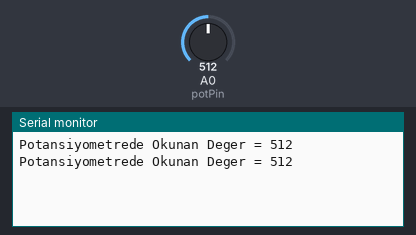
A sketch run on a simulated Arduino Uno, built with avr-gcc and run on an emulated ATmega328P. Shown: the last lines printed to the serial monitor. The test bench sets the inputs (shaded band); at power-on: A0 (potPin) = 512.

Above: at 1.8 s.
1.9 s: A0 (potPin) set to 716
At 2.8 s:
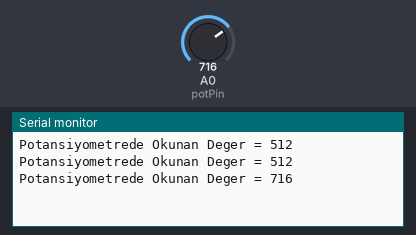
3.4 s: A0 (potPin) set to 900
At 4.5 s:
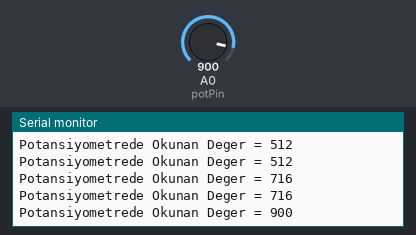
Timing chart, 0 to 6.4 s (numbered marks = the images above; inputs shaded):
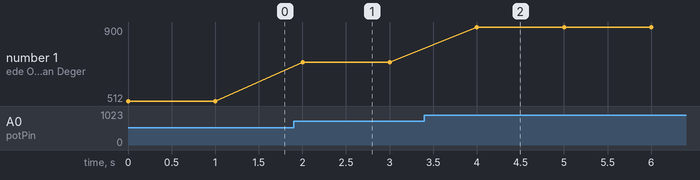

Measured:
- after the input at 1.9 s, the serial monitor: prints a new line after 0.10 s (image 1)
- after the input at 3.4 s, the serial monitor: prints a new line after 0.60 s (image 2)
- plotted number 1: 512 → 716 after the input at 1.9 s, 716 → 900 after the input at 3.4 s

The sketch:

potansiyometre.ino
```cpp
int potPin = A0;
int potDeger;

void setup()
{
  Serial.begin(9600);
}

void loop()
{
  potDeger = analogRead(potPin);
  Serial.print("Potansiyometrede Okunan Deger = ");
  Serial.println(potDeger);
  delay(1000);
}
```
